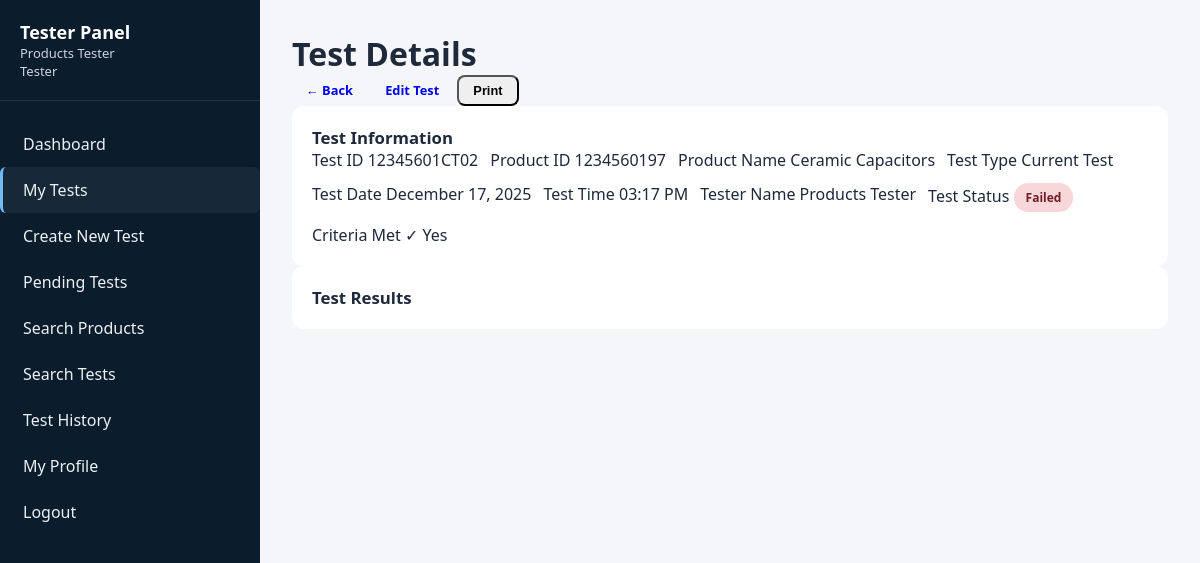
/backend/tester/view_test.php?id=12345601CT02 (signed in), run on the app's committed database.
### tables this page shows
CREATE TABLE `tests` (
  `test_id` varchar(12) NOT NULL,
  `product_id` varchar(10) NOT NULL,
  `test_type_id` int(11) NOT NULL,
  `product_code` varchar(6) NOT NULL,
  `revision_number` varchar(2) NOT NULL,
  `testing_code` varchar(2) NOT NULL,
  `roll_number` varchar(2) NOT NULL,
  `test_date` date NOT NULL,
  `test_time` time NOT NULL,
  `tester_id` int(11) NOT NULL,
  `test_status` enum('Pending','In Progress','Passed','Failed') DEFAULT 'Pending',
  `observed_results` text DEFAULT NULL,
  `test_criteria_met` tinyint(1) DEFAULT NULL,
  `test_remarks` text DEFAULT NULL,
  `failure_reason` text DEFAULT NULL,
  `retest_required` tinyint(1) DEFAULT 0,
  `retest_count` int(11) DEFAULT 0,
  `approved_by` int(11) DEFAULT NULL,
  `approval_date` timestamp NULL DEFAULT NULL,
  `created_at` timestamp NOT NULL DEFAULT current_timestamp(),
  `updated_at` timestamp NOT NULL DEFAULT current_timestamp() ON UPDATE current_timestamp()
);

CREATE TABLE `products` (
  `product_id` varchar(10) NOT NULL,
  `product_type_id` int(11) NOT NULL,
  `product_name` varchar(150) NOT NULL,
  `product_code` varchar(6) NOT NULL,
  `revision_number` varchar(2) NOT NULL,
  `manufacturing_number` varchar(2) NOT NULL,
  `batch_number` varchar(50) DEFAULT NULL,
  `manufacturing_date` date NOT NULL,
  `quantity` int(11) DEFAULT 1,
  `specifications` text DEFAULT NULL,
  `current_status` enum('In Testing','Passed','Failed','Re-Manufacturing','Sent to CPRI') DEFAULT 'In Testing',
  `cpri_submission_date` date DEFAULT NULL,
  `remarks` text DEFAULT NULL,
  `created_by` int(11) NOT NULL,
  `created_at` timestamp NOT NULL DEFAULT current_timestamp(),
  `updated_at` timestamp NOT NULL DEFAULT current_timestamp() ON UPDATE current_timestamp()
);

CREATE TABLE `test_types` (
  `test_type_id` int(11) NOT NULL,
  `test_type_code` varchar(6) NOT NULL,
  `test_type_name` varchar(100) NOT NULL,
  `test_description` text DEFAULT NULL,
  `test_criteria` text DEFAULT NULL,
  `test_parameters` text DEFAULT NULL,
  `department` varchar(50) DEFAULT NULL,
  `is_active` tinyint(1) DEFAULT 1,
  `created_at` timestamp NOT NULL DEFAULT current_timestamp()
);

CREATE TABLE `users` (
  `user_id` int(11) NOT NULL,
  `username` varchar(50) NOT NULL,
  `password` varchar(255) NOT NULL,
  `full_name` varchar(100) NOT NULL,
  `email` varchar(100) NOT NULL,
  `phone` varchar(15) DEFAULT NULL,
  `user_type` enum('Admin','Tester','Supervisor') NOT NULL,
  `is_active` tinyint(1) DEFAULT 1,
  `created_at` timestamp NOT NULL DEFAULT current_timestamp(),
  `last_login` timestamp NULL DEFAULT NULL
);

### backend/includes/functions.php (called while the page is built, shortened)
<?php
function getTestById($conn, $test_id) {
    $query = "SELECT t.*, p.product_name, p.specifications, tt.test_type_name, tt.test_criteria, u.full_name as tester_name
              FROM tests t
              JOIN products p ON t.product_id = p.product_id
              JOIN test_types tt ON t.test_type_id = tt.test_type_id
              JOIN users u ON t.tester_id = u.user_id
              WHERE t.test_id = ?";
    $stmt = $conn->prepare($query);
    $stmt->bind_param("s", $test_id);
    $stmt->execute();
    $result = $stmt->get_result();
    return $result->fetch_assoc();
}
?>

### backend/tester/view_test.php (the view, shortened to what this page needs)
<?php
require_once '../config/database.php';
require_once '../includes/functions.php';
$test_id = isset($_GET['id']) ? $_GET['id'] : '';
$test = getTestById($conn, $test_id);
?>
<!DOCTYPE html>
<html lang="en">
<head>
<link rel="stylesheet" href="../supervisor/public/style.css">
</head>
<body>
    <div class="dashboard-container">
        <aside class="sidebar">
            <div class="sidebar-header">
                <h2>Tester Panel</h2>
                <p class="user-name"><?php echo htmlspecialchars($_SESSION['full_name']); ?></p>
                <p class="user-role">Tester</p>
            </div>
            <ul class="sidebar-menu">
                <li><a href="index.php">Dashboard</a></li>
                <li><a href="my_tests.php" class="active">My Tests</a></li>
                <li><a href="new_test.php">Create New Test</a></li>
                <li><a href="pending_tests.php">Pending Tests</a></li>
                <li><a href="search_products.php">Search Products</a></li>
                <li><a href="search_tests.php">Search Tests</a></li>
                <li><a href="test_history.php">Test History</a></li>
                <li><a href="profile.php">My Profile</a></li>
                <li class="logout"><a href="../logout.php">Logout</a></li>
            </ul>
        </aside>
        <main class="main-content">
        <div class="page-header">
            <h1>Test Details</h1>
            <div class="header-actions">
                <a href="my_tests.php" class="btn btn-back">← Back</a>
                <?php if ($test['tester_id'] == $_SESSION['user_id']): ?>
                <a href="update_test.php?id=<?php echo $test_id; ?>" class="btn btn-edit">Edit Test</a>
                <?php endif; ?>
                <button onclick="window.print()" class="btn btn-print">Print</button>
            </div>
        </div>
        <div class="content-section">
            <h2 class="section-title">Test Information</h2>
            <div class="info-grid">
                <div class="info-item">
                    <span class="info-label">Test ID</span>
                    <span class="info-value"><?php echo htmlspecialchars($test['test_id']); ?></span>
                </div>
                <div class="info-item">
                    <span class="info-label">Product ID</span>
                    <span class="info-value"><?php echo htmlspecialchars($test['product_id']); ?></span>
                </div>
                <div class="info-item">
                    <span class="info-label">Product Name</span>
                    <span class="info-value"><?php echo htmlspecialchars($test['product_name']); ?></span>
                </div>
                <div class="info-item">
                    <span class="info-label">Test Type</span>
                    <span class="info-value"><?php echo htmlspecialchars($test['test_type_name']); ?></span>
                </div>
                <div class="info-item">
                    <span class="info-label">Test Date</span>
                    <span class="info-value"><?php echo date('F d, Y', strtotime($test['test_date'])); ?></span>
                </div>
                <div class="info-item">
                    <span class="info-label">Test Time</span>
                    <span class="info-value"><?php echo date('h:i A', strtotime($test['test_time'])); ?></span>
                </div>
                <div class="info-item">
                    <span class="info-label">Tester Name</span>
                    <span class="info-value"><?php echo htmlspecialchars($test['tester_name']); ?></span>
                </div>
                <div class="info-item">
                    <span class="info-label">Test Status</span>
                    <span class="info-value">
                        <?php
                        $badge_class = 'badge-pending';
                        if ($test['test_status'] == 'Passed') $badge_class = 'badge-success';
                        elseif ($test['test_status'] == 'Failed') $badge_class = 'badge-danger';
                        elseif ($test['test_status'] == 'In Progress') $badge_class = 'badge-progress';
                        ?>
                        <span class="badge <?php echo $badge_class; ?>"><?php echo $test['test_status']; ?></span>
                    </span>
                </div>
                <div class="info-item">
                    <span class="info-label">Criteria Met</span>
                    <span class="info-value">
                        <?php if ($test['test_criteria_met']): ?>
                            <span class="check-icon">✓ Yes</span>
                        <?php else: ?>
                            <span class="cross-icon">✗ No</span>
                        <?php endif; ?>
                    </span>
                </div>
            </div>
        </div>
        <div class="content-section">
            <h2 class="section-title">Test Results</h2>
        </div>
    </div>
</body>
</html>

### backend/supervisor/public/style.css (style rules this page uses)
:root { --navy:#0b1c2d; --text:#1e293b; --accent:#6dbcf6; --glass:#ffffff; --success:#d4edda; --success-text:#155724; --error:#f8d7da; --error-text:#721c24; --info:#d1ecf1; --info-text:#0c5460; --warning:#fff3cd; --warning-text:#856404; --purple:#f0e6ff; --purple-text:#4b2c6f; }
* { margin:0; padding:0; box-sizing:border-box; }
body { font-family:"Segoe UI",sans-serif; background:#f4f6f9; color:var(--text); overflow-x:hidden; }
.dashboard-container { display:flex; width:100%; min-height:100vh; }
.sidebar { width:260px; background:var(--navy); color:#fff; padding:20px 0; height:100vh; position:sticky; top:0; flex-shrink:0; }
.sidebar-header { padding:0 20px 20px; border-bottom:1px solid rgba(255,255,255,0.1); }
.sidebar-header h2 { font-size:18px; }
.sidebar-header p { font-size:13px;color:#cbd5e1; }
.sidebar-menu { list-style:none;padding:20px 0; }
.sidebar-menu a { display:block; padding:12px 20px; text-decoration:none; color:#fff; transition:.3s; }
.sidebar-menu a { display:block; padding:12px 20px; color:#ecf0f1; border-left:3px solid transparent; border-radius:6px; transition:0.3s; }
.sidebar-menu a:hover, .sidebar-menu a.active { background: rgba(255,255,255,0.05); border-left:3px solid var(--accent); }
.main-content { flex:1; padding:24px; width:100%; min-width:0; }
.content-section { background:#fff; padding:20px; border-radius:12px; width:100%; }
.content-section > div { display:flex; gap:12px; width:100%; flex-wrap:wrap; }
@media (min-width:1200px) { .main-content { padding:32px; } }
.badge { display: inline-block; padding: 6px 12px; border-radius: 14px; font-size: 0.8rem; font-weight: 600; text-align: center; }
.sidebar { width:260px; background:var(--navy); color:#fff; height:100vh; top:0; flex-shrink:0; display:flex; flex-direction:column; }
.sidebar-header { padding:0 20px 20px; border-bottom:1px solid rgba(255,255,255,0.1); flex-shrink:0; }
.sidebar-menu { list-style:none; padding:20px 0; flex:1; overflow-y:auto; overflow-x:hidden; scrollbar-width: thin; scrollbar-color: var(--accent) rgba(255,255,255,0.1); }
.sidebar-menu a { display:block; padding:12px 20px; text-decoration:none; color:#ecf0f1; border-left:3px solid transparent; border-radius:6px; transition:0.3s; }
.content-section h2 { font-size:1.05rem; font-weight:600; color:var(--text); }
.content-section { overflow-x:auto; }
.badge { display:inline-block; padding:6px 12px; font-size:0.75rem; font-weight:600; border-radius:14px; white-space:nowrap; }
.badge-danger { background:var(--error); color:var(--error-text); }
.btn { display:inline-block; text-decoration:none; border-radius:8px; font-size:0.8rem; padding:6px 14px; font-weight:600; }

### data on the page
tests: test_id "12345601CT02", product "1234560197", product.product_name "Ceramic Capacitors", test_type.test_type_name "Current Test", test_date "December 17, 2025", test_time "03:17 PM", tester.full_name "Products Tester", test_status "Failed"

### other printed values
$_SESSION['full_name'] "Products Tester"
